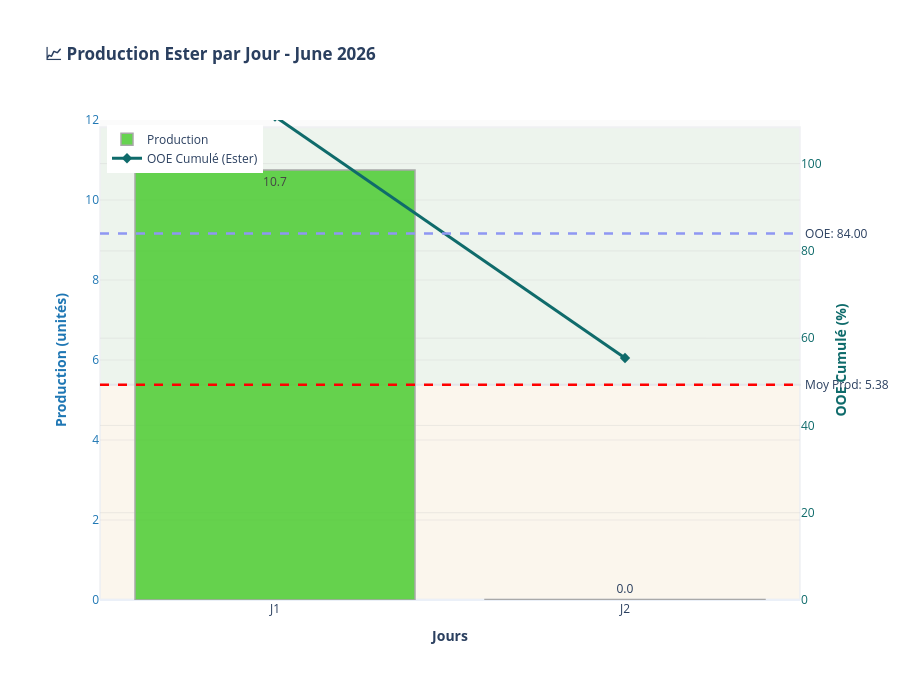

The notebook cell this image was saved under:
### Code cell
dashboard.plot_histogramme_jours_mois_v2(mois=6, annea=2026, nom_produit='Ester')

### Figure 1 — Plotly figure (JSON) as saved in the notebook; plotly's stock layout.template omitted (floating-point values rounded to 4 significant figures)
{"data": [{"hovertemplate": "<b>Jour %{x}</b><br>Production: %{y:.2f}<extra></extra>", "marker": {"color": ["rgba(76, 204, 50, 0.85)", "rgba(255, 92, 0, 0.85)"], "line": {"color": "darkgray", "width": 1.5}}, "name": "Production", "showlegend": true, "text": ["10.7", "0.0"], "textposition": "auto", "type": "bar", "x": ["J1", "J2"], "y": [10.75, 0.01142], "yaxis": "y"}, {"hovertemplate": "<b>Jour %{x}</b><br>OOE Cumul: %{y:.1f}%<extra></extra>", "line": {"color": "#0F6B6B", "width": 3}, "marker": {"color": "#0F6B6B", "size": 8, "symbol": "diamond"}, "mode": "lines+markers", "name": "OOE Cumulé (Ester)", "type": "scatter", "x": ["J1", "J2"], "y": [110.8, 55.46], "yaxis": "y2"}], "layout": {"annotations": [{"showarrow": false, "text": " Moy Prod: 5.38", "x": 1, "xanchor": "left", "xref": "x domain", "y": 5.379, "yanchor": "middle", "yref": "y"}, {"showarrow": false, "text": " OOE: 84.00", "x": 1, "xanchor": "left", "xref": "x domain", "y": 84, "yanchor": "middle", "yref": "y2"}], "height": 700, "hovermode": "x unified", "legend": {"x": 0.01, "y": 0.99}, "margin": {"b": 100, "l": 100, "r": 100, "t": 120}, "plot_bgcolor": "rgba(240, 240, 240, 0.3)", "shapes": [{"line": {"color": "red", "dash": "dash", "width": 2.5}, "type": "line", "x0": 0, "x1": 1, "xref": "x domain", "y0": 5.379, "y1": 5.379, "yref": "y"}, {"line": {"color": "#8f97F3", "dash": "dash", "width": 2.5}, "type": "line", "x0": 0, "x1": 1, "xref": "x domain", "y0": 84, "y1": 84, "yref": "y2"}, {"fillcolor": "green", "layer": "below", "opacity": 0.05, "type": "rect", "x0": 0, "x1": 1, "xref": "x domain", "y0": 5.379, "y1": 11.82, "yref": "y"}, {"fillcolor": "orange", "layer": "below", "opacity": 0.05, "type": "rect", "x0": 0, "x1": 1, "xref": "x domain", "y0": 0.01028, "y1": 5.379, "yref": "y"}], "title": {"text": "<b>📈 Production Ester par Jour - June 2026</b>"}, "xaxis": {"showgrid": false, "title": {"text": "<b>Jours</b>"}}, "yaxis": {"gridcolor": "rgba(200, 200, 200, 0.3)", "gridwidth": 1, "range": [0, 12], "showgrid": true, "side": "left", "tickfont": {"color": "#1f77b4"}, "title": {"font": {"color": "#1f77b4"}, "text": "<b>Production (unités)</b>"}}, "yaxis2": {"gridcolor": "rgba(200, 200, 200, 0.3)", "gridwidth": 1, "overlaying": "y", "range": [0, 110], "showgrid": true, "side": "right", "tickfont": {"color": "#0F6B6B"}, "title": {"font": {"color": "#0F6B6B"}, "text": "<b>OOE Cumulé (%)</b>"}}}}
